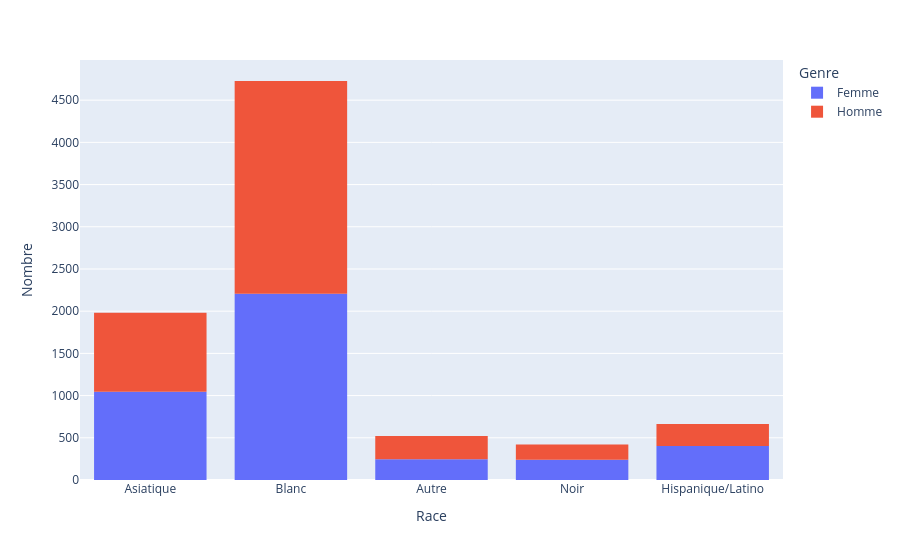

The cell this chart's notebook holds for it:
### Code cell
# visualisation nb Hommes Femmes par race

fig_gender_race = px.histogram(df, x="race_label", color="gender_label")

fig_gender_race.update_layout(xaxis_title='Race', yaxis_title="Nombre")
fig_gender_race.update_layout(legend_title_text='Genre')
fig_gender_race.show()

### Figure 1 — Plotly figure (JSON) as saved in the notebook; plotly's stock layout.template omitted (floating-point values rounded to 4 significant figures; data arrays with more than 128 entries replaced by an {"elided": "..."} marker saying what was removed)
{"data": [{"bingroup": "x", "hovertemplate": "gender_label=Femme<br>race_label=%{x}<br>count=%{y}<extra></extra>", "legendgroup": "Femme", "marker": {"color": "#636efa", "pattern": {"shape": ""}}, "name": "Femme", "orientation": "v", "showlegend": true, "type": "histogram", "x": {"elided": "4184 str values"}, "xaxis": "x", "yaxis": "y"}, {"bingroup": "x", "hovertemplate": "gender_label=Homme<br>race_label=%{x}<br>count=%{y}<extra></extra>", "legendgroup": "Homme", "marker": {"color": "#EF553B", "pattern": {"shape": ""}}, "name": "Homme", "orientation": "v", "showlegend": true, "type": "histogram", "x": {"elided": "4194 str values"}, "xaxis": "x", "yaxis": "y"}], "layout": {"barmode": "relative", "legend": {"title": {"text": "Genre"}, "tracegroupgap": 0}, "margin": {"t": 60}, "xaxis": {"anchor": "y", "domain": [0, 1], "title": {"text": "Race"}}, "yaxis": {"anchor": "x", "domain": [0, 1], "title": {"text": "Nombre"}}}}
